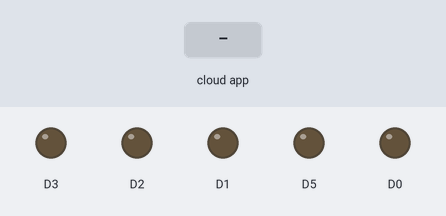
This sketch was run on a simulated ESP8266 (NodeMCU). On the bench: output pins drawn as LEDs (lit = HIGH). Inputs (shaded band) come from the test bench. WiFi joins after 1.5 s; servers stay silent unless stated; no MQTT or app messages arrive unless stated; what the sketch prints to the serial monitor is not drawn.

Above: at 2.7 s.
2.8 s: the phone or cloud app sets left to 1
At 3.8 s:
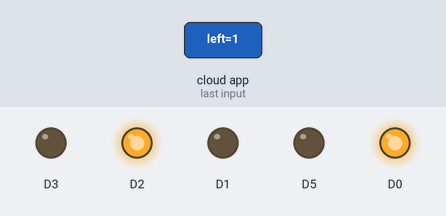
4.8 s: the phone or cloud app sets right to 1
At 5.2 s:
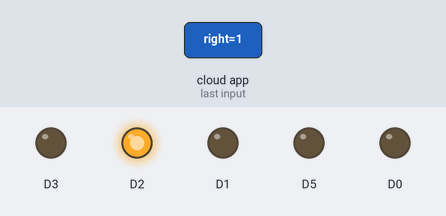
6.8 s: the phone or cloud app sets stop to 1
At 7.4 s:
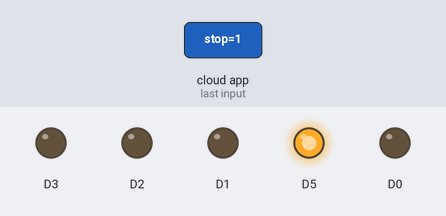
8.3 s: the phone or cloud app sets backward to 1
At 9.5 s:
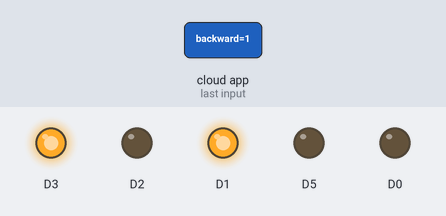
9.8 s: the phone or cloud app sets forward to 1
At 10.7 s:
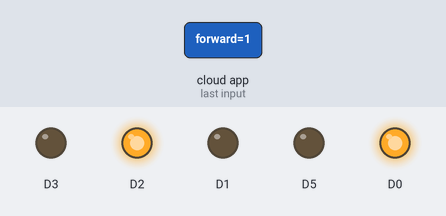
Timing chart, 0 to 12.3 s (numbered marks = the images above; inputs shaded):
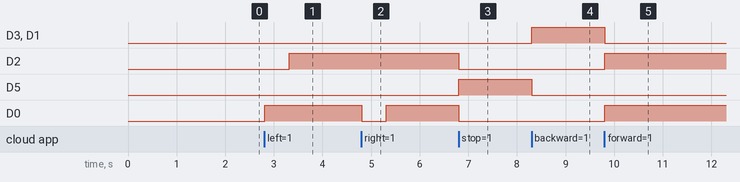

Measured:
- after the input at 2.8 s, D2: LOW → HIGH after 0.51 s; D0: LOW → HIGH at once
- after the input at 4.8 s, D0: HIGH → LOW at once, → HIGH 0.50 s later
- after the input at 6.8 s, D2, D0: HIGH → LOW at once; D5: LOW → HIGH at once
- after the input at 8.3 s, D3, D1: LOW → HIGH at once; D5: HIGH → LOW at once
- after the input at 9.8 s, D3, D1: HIGH → LOW at once; D2, D0: LOW → HIGH at once

The sketch:

MotorProjectCode.ino
```cpp
#include <ESP8266WiFi.h>
#include "Adafruit_MQTT.h"
#include "Adafruit_MQTT_Client.h"

/************************* WiFi Access Point *********************************/

#define WLAN_SSID       "NagRaj"
#define WLAN_PASS       "7060196036"

/************************* Adafruit.io Setup *********************************/

#define AIO_SERVER      "io.adafruit.com"
#define AIO_SERVERPORT  1883                   // use 8883 for SSL
#define AIO_USERNAME    "NagRaj0308"
#define AIO_KEY         "f6949289e31843668555900441fb4396"

/************ Global State (you don't need to change this!) ******************/

WiFiClient client;
Adafruit_MQTT_Client mqtt(&client, AIO_SERVER, AIO_SERVERPORT, AIO_USERNAME, AIO_KEY);

/****************************** Feeds ***************************************/

Adafruit_MQTT_Subscribe l = Adafruit_MQTT_Subscribe(&mqtt, AIO_USERNAME "/feeds/left");

Adafruit_MQTT_Subscribe r = Adafruit_MQTT_Subscribe(&mqtt, AIO_USERNAME "/feeds/right");

Adafruit_MQTT_Subscribe f = Adafruit_MQTT_Subscribe(&mqtt, AIO_USERNAME "/feeds/forward");

Adafruit_MQTT_Subscribe b = Adafruit_MQTT_Subscribe(&mqtt, AIO_USERNAME "/feeds/backward");

Adafruit_MQTT_Subscribe s = Adafruit_MQTT_Subscribe(&mqtt, AIO_USERNAME "/feeds/stop");

/*************************** Sketch Code ************************************/


void MQTT_connect();

void setup() {
  Serial.begin(115200);
  delay(10);
  pinMode(D0,OUTPUT);
  pinMode(D1,OUTPUT);
  pinMode(D2,OUTPUT);
  pinMode(D3,OUTPUT);
  pinMode(D5,OUTPUT);
  Serial.println(F("Adafruit MQTT demo"));

  // Connect to WiFi access point.
  Serial.println(); Serial.println();
  Serial.print("Connecting to ");
  Serial.println(WLAN_SSID);

  WiFi.begin(WLAN_SSID, WLAN_PASS);
  while (WiFi.status() != WL_CONNECTED) {
    delay(500);
    Serial.print(".");
  }
  Serial.println();

  Serial.println("WiFi connected");
  Serial.println("IP address: "); Serial.println(WiFi.localIP());

  // Setup MQTT subscription for onoff feed.
  mqtt.subscribe(&l);
  mqtt.subscribe(&r);
  mqtt.subscribe(&s);
  mqtt.subscribe(&f);
  mqtt.subscribe(&b);
}

uint32_t x=0;

void loop() {
  // Ensure the connection to the MQTT server is alive (this will make the first
  // connection and automatically reconnect when disconnected).  See the MQTT_connect
  // function definition further below.
  MQTT_connect();

  // this is our 'wait for incoming subscription packets' busy subloop
  // try to spend your time here

  Adafruit_MQTT_Subscribe *subscription;
  while ((subscription = mqtt.readSubscription(5000))) {
    if (subscription == &l) {

      Serial.println((char *)l.lastread);
      uint16_t num1 = atoi((char *)l.lastread);
      if ( num1 == 1) {
      digitalWrite(D0,HIGH);
      digitalWrite(D1,LOW);
      digitalWrite(D2,LOW);
      digitalWrite(D3,LOW);
      digitalWrite(D5,LOW);
      delay(500);
      digitalWrite(D0,HIGH);
      digitalWrite(D1,LOW);
      digitalWrite(D2,HIGH);
      digitalWrite(D3,LOW);
    }}

    if (subscription == &r) {

      Serial.println((char *)r.lastread);
      uint16_t num1 = atoi((char *)r.lastread);
      if ( num1 == 1) {
      digitalWrite(D5,LOW);
      digitalWrite(D0,LOW);
      digitalWrite(D1,LOW);
      digitalWrite(D2,HIGH);
      digitalWrite(D3,LOW);
      delay(500);
      digitalWrite(D0,HIGH);
      digitalWrite(D1,LOW);
      digitalWrite(D2,HIGH);
      digitalWrite(D3,LOW);

    }}

    if (subscription == &f) {

      Serial.println((char *)f.lastread);
      uint16_t num1 = atoi((char *)f.lastread);
      if ( num1 == 1) {
      digitalWrite(D0,HIGH);
      digitalWrite(D1,LOW);
      digitalWrite(D2,HIGH);
      digitalWrite(D3,LOW);
      digitalWrite(D5,LOW);
    }}

    if (subscription == &b) {

      Serial.println((char *)b.lastread);
      uint16_t num1 = atoi((char *)b.lastread);
      if ( num1 == 1) {
      digitalWrite(D0,LOW);
      digitalWrite(D1,HIGH);
      digitalWrite(D2,LOW);
      digitalWrite(D3,HIGH);
      digitalWrite(D5,LOW);
    }}

    if (subscription == &s) {

      Serial.println((char *)s.lastread);
      uint16_t num1 = atoi((char *)s.lastread);
      if ( num1 == 1) {
     digitalWrite(D0,LOW);
     digitalWrite(D1,LOW);
     digitalWrite(D2,LOW);
     digitalWrite(D3,LOW);
     digitalWrite(D5,HIGH);
      }
    }
  }
}
// Function to connect and reconnect as necessary to the MQTT server.
// Should be called in the loop function and it will take care if connecting.
void MQTT_connect() {
  int8_t ret;

  // Stop if already connected.
  if (mqtt.connected()) {
    return;
  }

  Serial.print("Connecting to MQTT... ");

  uint8_t retries = 3;
  while ((ret = mqtt.connect()) != 0) { // connect will return 0 for connected
       Serial.println(mqtt.connectErrorString(ret));
       Serial.println("Retrying MQTT connection in 5 seconds...");
       mqtt.disconnect();
       delay(5000);  // wait 5 seconds
       retries--;
       if (retries == 0) {
         // basically die and wait for WDT to reset me
         while (1);
       }
  }
  Serial.println("MQTT Connected!");
}
```
